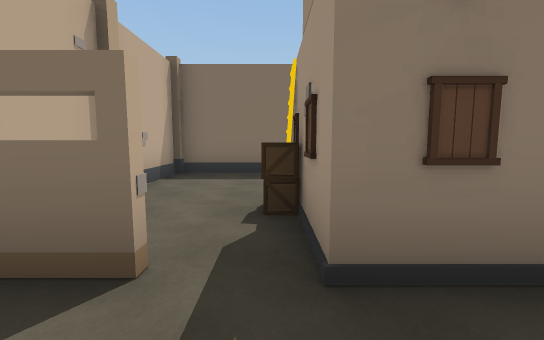
[1] (above)

14 first-person views from a walk through a Unity game level. The camera is 1.5 m above the floor, tilts 6° down and sees 90° across. The floor is counted in squares, 2 m on a side. Each view is taken from the middle of a square. On the plan, view 1 faces up. The plan holds only what a view shows up to about 10 squares ahead; the rest is blank. The place goes on beyond the plan. The player is left out.

[2]
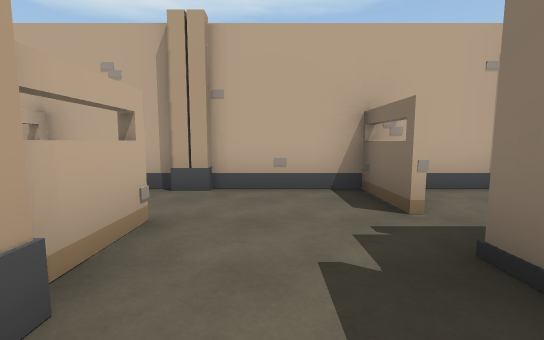

[3]
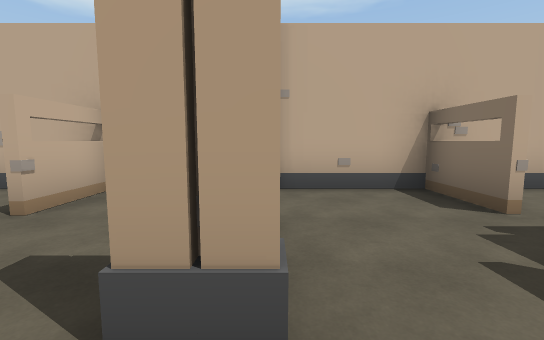

[4]
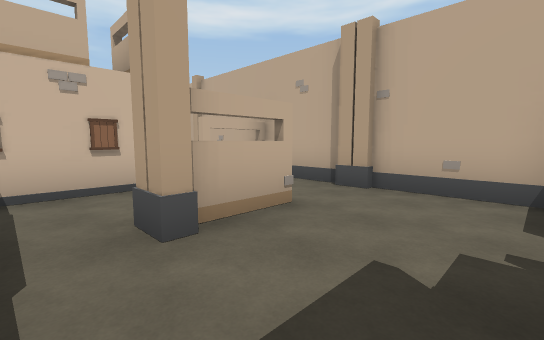

[5]
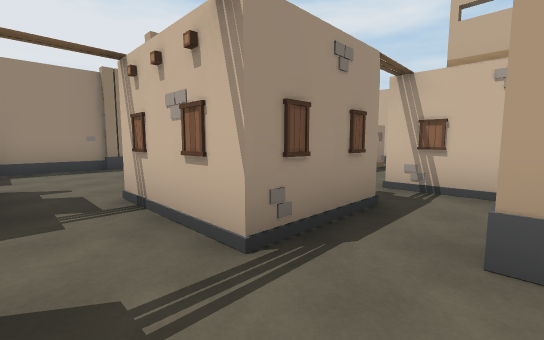

[6]
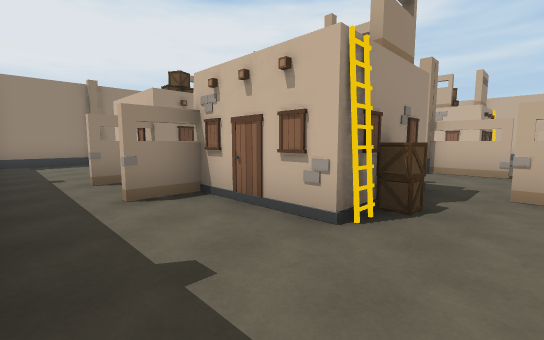

[7]
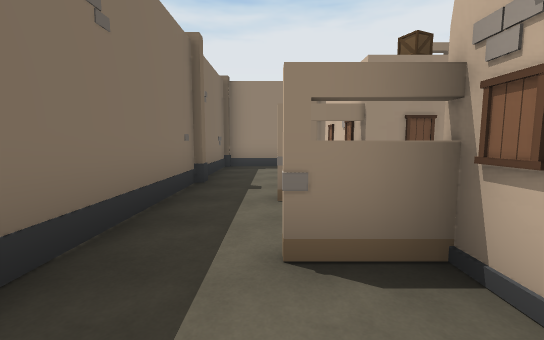

[8]
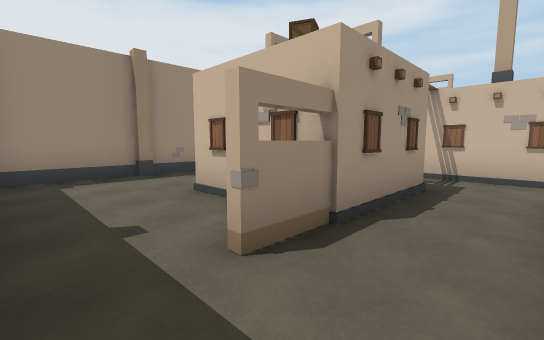

[9]
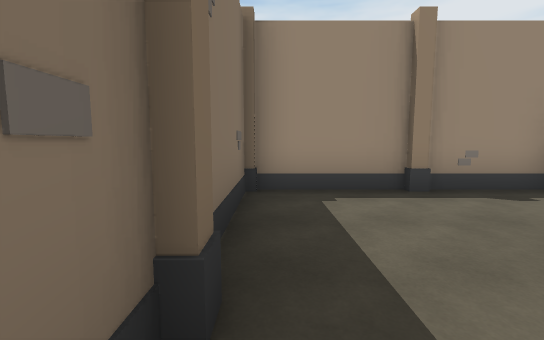

[10]
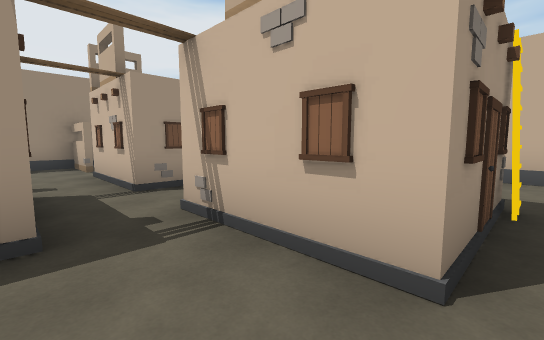

[11]
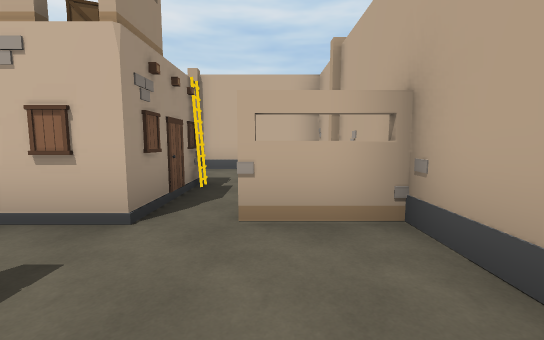

[12]
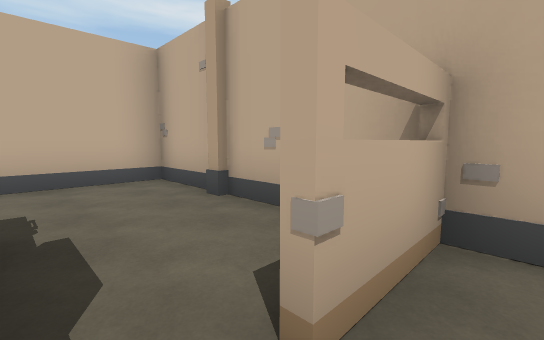

[13]
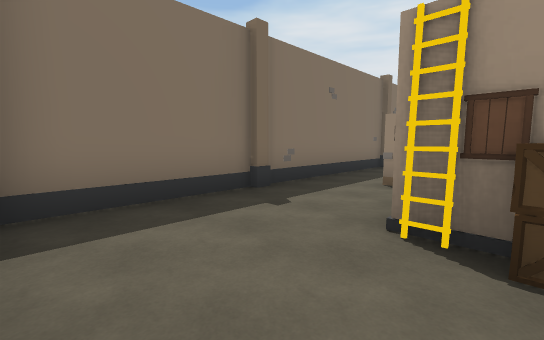

[14]
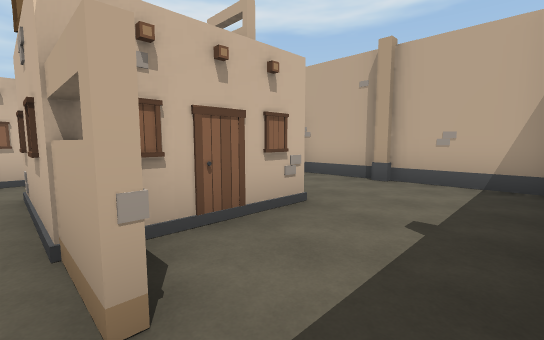

### Floor plan
Key: @ floor where view 1 was taken; # wall or solid block; . floor; O other object.
Columns run from 3 left of view 1 to 9 right of it. Each row starts with its distance up from view 1.
  7   ###########
  6 #...........#
  5 #.....OO....#
  4  #.#O######.#
  3 #..O   .   .#
  2 #.O.  #.    #
  1  ##.....O..
  0 #O.@..##....#
 -1  #.OO.#    .#
 -2 #.....# O...
 -3 #OO..O......
 -4  O#.##.O
 -5 #..## ..
 -6 #..#
 -7  #..
 -8 #....
 -9 #####

Positions as (right, up) in squares from view 1, and headings:
1: (0, 0), facing up
2: (2, 0), facing left
3: (2, -1), facing left
4: (2, 1), facing down-left
5: (1, 1), facing down-right
6: (-1, 6), facing down-right
7: (1, 5), facing right
8: (3, 6), facing down-right
9: (5, 6), facing right
10: (0, -2), facing down-right
11: (-1, -1), facing down
12: (0, -3), facing down-left
13: (-2, 3), facing up-right
14: (3, 6), facing down-left
